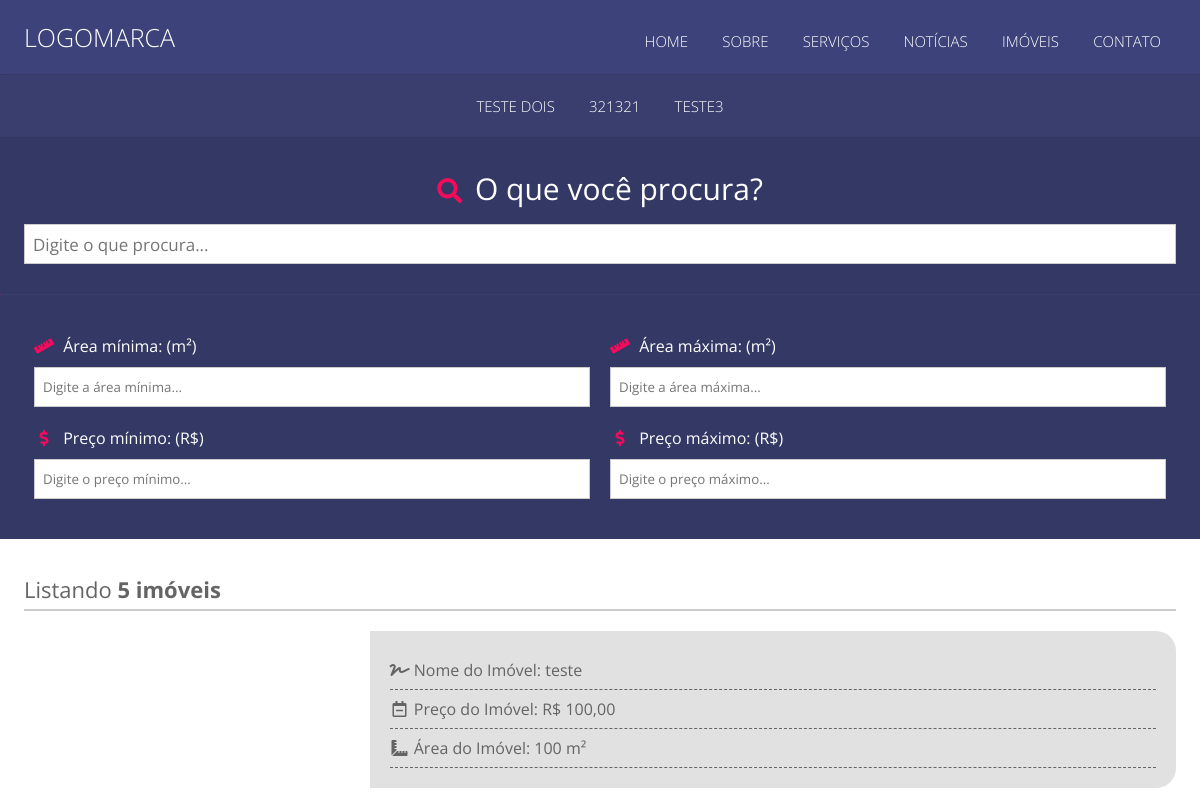
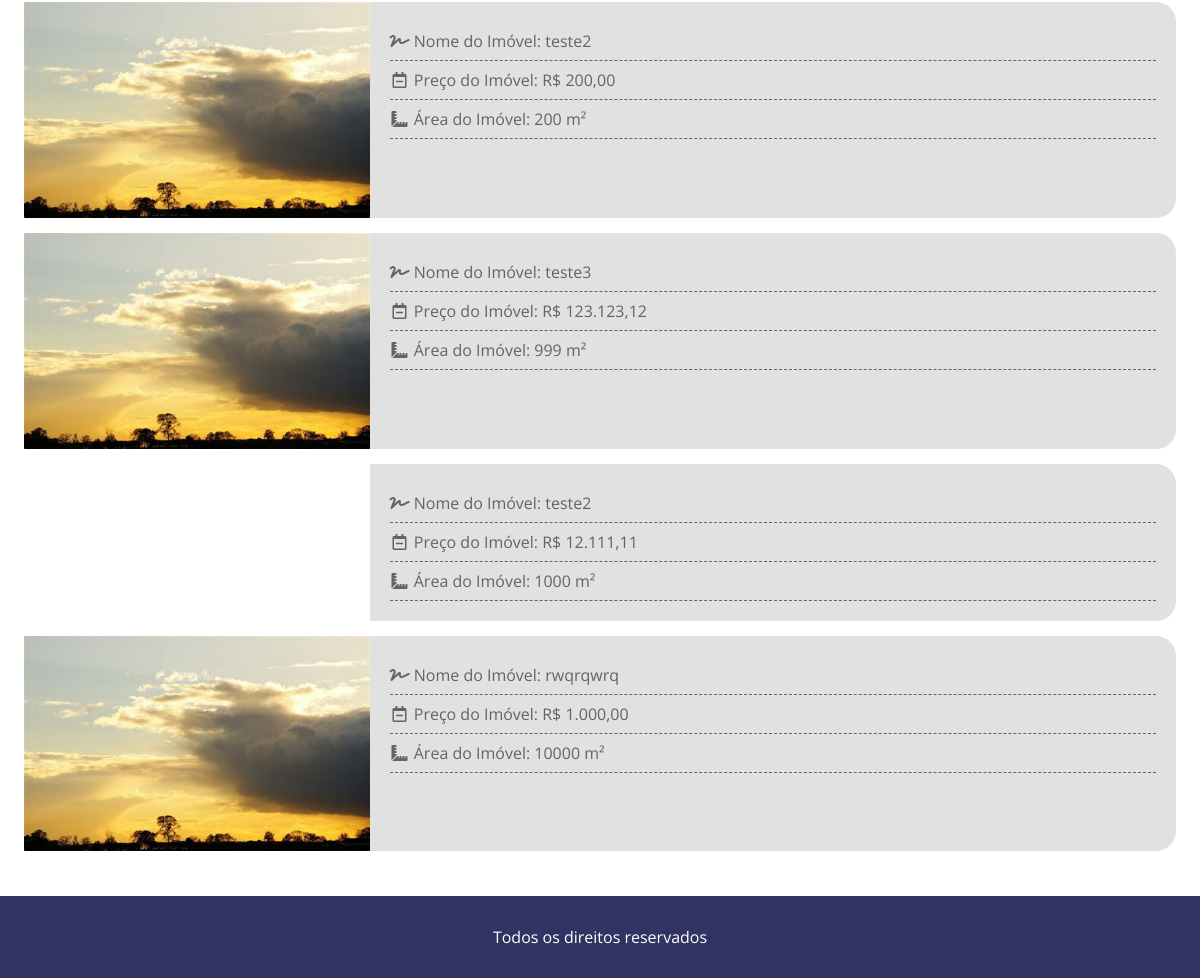
/imoveis, run on the app's committed database (2 pictures, top to bottom).
### classes/MySQL.php (called while the page is built)
<?php
	class MySQL{
		private static $pdo;
		public static function connect(){
			if(self::$pdo == null){
				try{
				self::$pdo = new PDO('mysql:host='.HOST.';dbname='.DATABASE,USER,PASSWORD,array(PDO::MYSQL_ATTR_INIT_COMMAND => "SET NAMES utf8"));
				self::$pdo->setAttribute(PDO::ATTR_ERRMODE,PDO::ERRMODE_EXCEPTION);
				}catch(Exception $e){
					echo '<h2>Erro ao conectar</h2>';
				}
			}
			return self::$pdo;
		}
	}
?>

### pages/imoveis.php (the view, shortened to what this page needs)
<?php
	$url = explode('/', $_GET['url']);
	if(!isset($url[1])){
		$buildings = \Painel::getData('tb_admin.buildings','*','',[],1,1);
	}else{
		$enterprise_id = \Painel::getData('tb_admin.enterprises','id',' WHERE slug = ?',array(@$url[1]),1)['id'];
		$buildings = \Painel::getData('tb_admin.buildings','*',' WHERE enterprise_id= ?',array($enterprise_id),1,1);
	}
?>
<section class="header-buildings">
	<?php
		$enterprises = \Painel::getData('tb_admin.enterprises','*',' ORDER BY order_id ASC',[],true,true);
	?>
	<div class="center">
		<nav class="desktop">
			<ul>
				<?php foreach($enterprises as $key => $value){ ?>
			    	<li><a href="<?php path(); echo 'imoveis/'.$value['slug'];?>"><?php echo $value['name'];?></a></li>
				<?php } ?>
			</ul>
		</nav>
	</div>
</section>
<section class="search-1">
	<div class="center">
		<h2><i class="fas fa-search"></i> O que você procura?</h2>
		<input type="text" name="search-1-text" placeholder="Digite o que procura..." />
	</div>
</section>
<section class="search-2">
	<div class="center">
		<form action="<?php path();?>ajax/buildings.php" method="post">
			<div class="form-group left width-50">
				<label><i class="fas fa-ruler"></i> Área mínima: (m²)</label>
				<input type="number" min="0" max="999999" step="100" name="area_min" placeholder="Digite a área mínima..." />
			</div>
			<div class="form-group left width-50">
				<label><i class="fas fa-ruler"></i> Área máxima: (m²)</label>
				<input type="number" min="0" max="999999" step="100" name="area_max" placeholder="Digite a área máxima..." />
			</div>
			<div class="form-group left width-50">
				<label><i class="fas fa-dollar-sign"></i> Preço mínimo: (R$)</label>
				<input type="text" name="price_min" placeholder="Digite o preço mínimo..." />
			</div>
			<div class="form-group left width-50">
				<label><i class="fas fa-dollar-sign"></i> Preço máximo: (R$)</label>
				<input type="text" name="price_max" placeholder="Digite o preço máximo..." />
			</div>
		</form>
	</div>
</section>
<section class="list-buildings">
	<div class="center">
		<h2 class="title-search">Listando <strong><?php echo count($buildings)?> imóveis</strong></h2>
		<?php
			foreach($buildings as $key => $value){
				$buildng_img = \Painel::getData('tb_admin.buildings-images','img',' WHERE building_id = ?',array($value['id']),true)['img'];
		?>
		<div class="row-buildings">
			<div class="row1">
				<img alt="" src="<?php images();?>buildings/<?php echo $buildng_img;?>" />
			</div>
			<div class="row2">
				<p><i class="fas fa-signature"></i> Nome do Imóvel: <?php echo $value['name'];?></p>
				<p><i class="far fa-calendar-minus"></i> Preço do Imóvel: <?php echo 'R$ '.\Painel::money($value['price']);?></p>
				<p><i class="fas fa-ruler-combined"></i> Área do Imóvel: <?php echo $value['area'];?> m²</p>
			</div>
		</div>
		<?php }?>
	</div>
</section>

### css/index.css (style rules this page uses)
* { box-sizing: border-box; font-family: 'Open Sans', sans-serif; margin: 0; padding: 0; }
html,body { height: 100%; }
input { appearance: none; border-radius: 0; }
.center { margin: 0 auto; max-width: 1280px; padding: 0 2%; }
.left { float: left; }
.width-50 { padding: 0 10px; width: 50%; }
.desktop ul { list-style-type: none; position: relative; top: 10px; }
.desktop ul li { display: inline-block; font-size: 15px; font-weight: 300; padding: 0 15px; text-transform: uppercase; }
.desktop ul li a { color: #FFF; text-decoration: none; }

### css/imoveis.css (style rules this page uses)
section.header-buildings { background-color: #393E6E; border-top: 1px dotted rgba(30,30,30,0.2); border-bottom: 1px solid rgba(30,30,30,0.2); margin: 0 auto; text-align: center; }
section.header-buildings nav { display: inline-block; padding: 20px 0; text-align: center; }
section.header-buildings nav.desktop ul li { display: inline-block; font-size: 15px; padding: 0 15px; position: relative; top: -10px; }
section.header-buildings nav ul li a { color: #FFF; text-decoration: none; }
section.search-1 { background-color: #333864; border-bottom: 1px dotted rgba(244,11,92,0.4); color: #FFF; padding: 30px 0; text-align: center; }
section.search-1 h2 { font-size: 30px; font-weight: 400; }
section.search-1 h2 i { color: #F40B5C; font-size: 25px; padding-right: 5px; }
section.search-1 input[type=text] { border: 1px solid #CCC; font-size: 17px; height: 40px; margin-top: 15px; padding-left: 8px; width: 100%; }
section.search-2 { background-color: #333864; color: #FFF; padding: 30px 0; }
section.search-2 .form-group { margin-bottom: 10px; padding: 0 10px; }
section.search-2 .form-group label { display: block; margin: 10px 0; }
section.search-2 .form-group label i { color: #F40B5C; padding-right: 5px; text-align: center; width: 25px; }
section.search-2 .form-group input[type="text"], section.search-2 .form-group input[type="number"] { border: 1px solid #CCC; height: 40px; padding: 0 8px; width: 100%; }
section.list-buildings { padding: 30px 0; width: 100%; }
section.list-buildings .title-search { border-bottom: 2px solid #CCC; color: #646464; font-size: 22px; font-weight: 400; padding: 5px 0; margin-bottom: 20px; }
section.list-buildings .row-buildings { display: flex; flex-wrap: nowrap; margin: 15px 0; }
section.list-buildings .row-buildings .row1 { width: 30%; }
section.list-buildings .row-buildings .row1 img { display: block; max-width: 100%; width: 100%; }
section.list-buildings .row-buildings .row2 { background-color: #E1E1E1; border-top-right-radius: 20px; border-bottom-right-radius: 20px; color: #646464; font-size: 16px; padding: 20px; width: 70%; }
section.list-buildings .row-buildings .row2 p { border-bottom: 1px dashed #646464; padding: 8px 0; }
section.list-buildings .row-buildings .row2 p i { text-align: center; width: 20px; }

### data on the page
tb_admin.enterprises: name "TESTE DOIS"
tb_admin.enterprises: name "321321"
tb_admin.enterprises: name "TESTE3"
tb_admin.buildings: name "teste", price "100,00", area "100"
tb_admin.buildings: id.img (picture), name "teste2", price "200,00", area "200"
tb_admin.buildings: id.img (picture), name "teste3", price "123.123,12", area "999"
tb_admin.buildings: name "teste2", price "12.111,11", area "1000"
tb_admin.buildings: id.img (picture), name "rwqrqwrq", price "1.000,00", area "10000"

### other printed values
count($buildings) "5"
